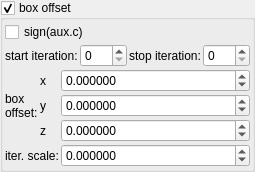
    <widget class="MyGroupBox" name="groupCheck_transf_function_enabledM_false">
     <property name="font">
      <font>
       <weight>50</weight>
       <bold>false</bold>
      </font>
     </property>
     <property name="toolTip">
      <string/>
     </property>
     <property name="title">
      <string>box offset&amp;</string>
     </property>
     <property name="checkable">
      <bool>true</bool>
     </property>
     <layout class="QVBoxLayout" name="verticalLayout_34" stretch="0,0,0">
      <property name="spacing">
       <number>2</number>
      </property>
      <property name="leftMargin">
       <number>2</number>
      </property>
      <property name="topMargin">
       <number>2</number>
      </property>
      <property name="rightMargin">
       <number>2</number>
      </property>
      <property name="bottomMargin">
       <number>2</number>
      </property>
      <item>
       <widget class="MyCheckBox" name="checkBox_transf_function_enabledI_false">
        <property name="text">
         <string notr="true">sign(aux.c)</string>
        </property>
       </widget>
      </item>
      <item>
       <layout class="QHBoxLayout" name="horizontalLayout_23" stretch="0,1,0,1">
        <item>
         <widget class="QLabel" name="label_118">
          <property name="text">
           <string>start iteration:</string>
          </property>
         </widget>
        </item>
        <item>
         <widget class="MySpinBox" name="spinboxInt_transf_start_iterations_M">
          <property name="sizePolicy">
           <sizepolicy hsizetype="Minimum" vsizetype="Maximum">
            <horstretch>0</horstretch>
            <verstretch>0</verstretch>
           </sizepolicy>
          </property>
          <property name="minimum">
           <number>0</number>
          </property>
          <property name="maximum">
           <number>999</number>
          </property>
          <property name="value">
           <number>0</number>
          </property>
         </widget>
        </item>
        <item>
         <widget class="QLabel" name="label_80">
          <property name="text">
           <string>stop iteration:</string>
          </property>
         </widget>
        </item>
        <item>
         <widget class="MySpinBox" name="spinboxInt_transf_stop_iterations_M">
          <property name="sizePolicy">
           <sizepolicy hsizetype="Preferred" vsizetype="Maximum">
            <horstretch>0</horstretch>
            <verstretch>0</verstretch>
           </sizepolicy>
          </property>
          <property name="maximum">
           <number>999</number>
          </property>
         </widget>
        </item>
       </layout>
      </item>
      <item>
       <layout class="QGridLayout" name="gridLayout_7" columnstretch="0,0,1">
        <property name="spacing">
         <number>2</number>
        </property>
        <item row="0" column="2">
         <widget class="MyDoubleSpinBox" name="spinbox3_transf_constant_multiplier_000_x">
          <property name="enabled">
           <bool>true</bool>
          </property>
          <property name="sizePolicy">
           <sizepolicy hsizetype="Minimum" vsizetype="Maximum">
            <horstretch>0</horstretch>
            <verstretch>0</verstretch>
           </sizepolicy>
          </property>
          <property name="font">
           <font>
            <weight>50</weight>
            <bold>false</bold>
           </font>
          </property>
          <property name="prefix">
           <string/>
          </property>
          <property name="decimals">
           <number>6</number>
          </property>
          <property name="minimum">
           <double>-99.989999999999995</double>
          </property>
          <property name="singleStep">
           <double>0.010000000000000</double>
          </property>
         </widget>
        </item>
        <item row="2" column="1">
         <widget class="QLabel" name="label_32">
          <property name="font">
           <font>
            <weight>50</weight>
            <bold>false</bold>
           </font>
          </property>
          <property name="text">
           <string notr="true">z</string>
          </property>
         </widget>
        </item>
        <item row="2" column="2">
         <widget class="MyDoubleSpinBox" name="spinbox3_transf_constant_multiplier_000_z">
          <property name="enabled">
           <bool>true</bool>
          </property>
          <property name="sizePolicy">
           <sizepolicy hsizetype="Minimum" vsizetype="Maximum">
            <horstretch>0</horstretch>
            <verstretch>0</verstretch>
           </sizepolicy>
          </property>
          <property name="font">
           <font>
            <weight>50</weight>
            <bold>false</bold>
           </font>
          </property>
          <property name="decimals">
           <number>6</number>
          </property>
          <property name="minimum">
           <double>-99.989999999999995</double>
          </property>
          <property name="maximum">
           <double>99.989999999999995</double>
          </property>
          <property name="singleStep">
           <double>0.010000000000000</double>
          </property>
         </widget>
        </item>
        <item row="0" column="1">
         <widget class="QLabel" name="label_33">
          <property name="font">
           <font>
            <weight>50</weight>
            <bold>false</bold>
           </font>
          </property>
          <property name="text">
           <string notr="true">x</string>
          </property>
         </widget>
        </item>
        <item row="1" column="1">
         <widget class="QLabel" name="label_36">
          <property name="font">
           <font>
            <weight>50</weight>
            <bold>false</bold>
           </font>
          </property>
          <property name="text">
           <string notr="true">y</string>
          </property>
         </widget>
        </item>
        <item row="1" column="2">
         <widget class="MyDoubleSpinBox" name="spinbox3_transf_constant_multiplier_000_y">
          <property name="enabled">
           <bool>true</bool>
          </property>
          <property name="sizePolicy">
           <sizepolicy hsizetype="Minimum" vsizetype="Maximum">
            <horstretch>0</horstretch>
            <verstretch>0</verstretch>
           </sizepolicy>
          </property>
          <property name="font">
           <font>
            <weight>50</weight>
            <bold>false</bold>
           </font>
          </property>
          <property name="decimals">
           <number>6</number>
          </property>
          <property name="minimum">
           <double>-99.989999999999995</double>
          </property>
          <property name="maximum">
           <double>99.989999999999995</double>
          </property>
          <property name="singleStep">
           <double>0.010000000000000</double>
          </property>
         </widget>
        </item>
        <item row="0" column="0" rowspan="3">
         <widget class="QLabel" name="label_42">
          <property name="font">
           <font>
            <weight>50</weight>
            <bold>false</bold>
           </font>
          </property>
          <property name="text">
           <string>box
offset:</string>
          </property>
         </widget>
        </item>
        <item row="3" column="2">
         <widget class="MyDoubleSpinBox" name="spinbox_transf_scaleD_1">
          <property name="sizePolicy">
           <sizepolicy hsizetype="Minimum" vsizetype="Maximum">
            <horstretch>0</horstretch>
            <verstretch>0</verstretch>
           </sizepolicy>
          </property>
          <property name="font">
           <font>
            <weight>50</weight>
            <bold>false</bold>
           </font>
          </property>
          <property name="prefix">
           <string/>
          </property>
          <property name="suffix">
           <string/>
          </property>
          <property name="decimals">
           <number>6</number>
          </property>
          <property name="minimum">
           <double>-99.989999999999995</double>
          </property>
          <property name="maximum">
           <double>99.989999999999995</double>
          </property>
          <property name="singleStep">
           <double>0.100000000000000</double>
          </property>
         </widget>
        </item>
        <item row="3" column="0" colspan="2">
         <widget class="QLabel" name="label_30">
          <property name="font">
           <font>
            <weight>50</weight>
            <bold>false</bold>
           </font>
          </property>
          <property name="text">
           <string>iter. scale:</string>
          </property>
         </widget>
        </item>
       </layout>
      </item>
     </layout>
    </widget>
